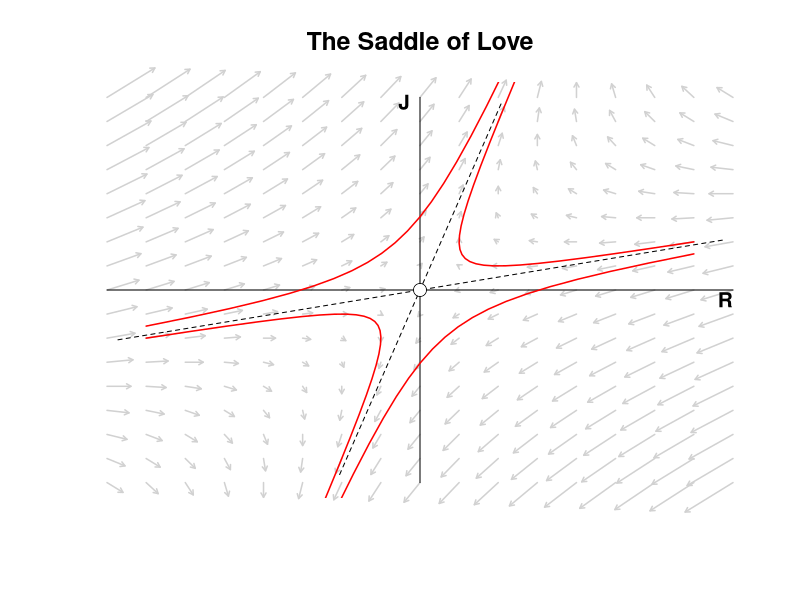
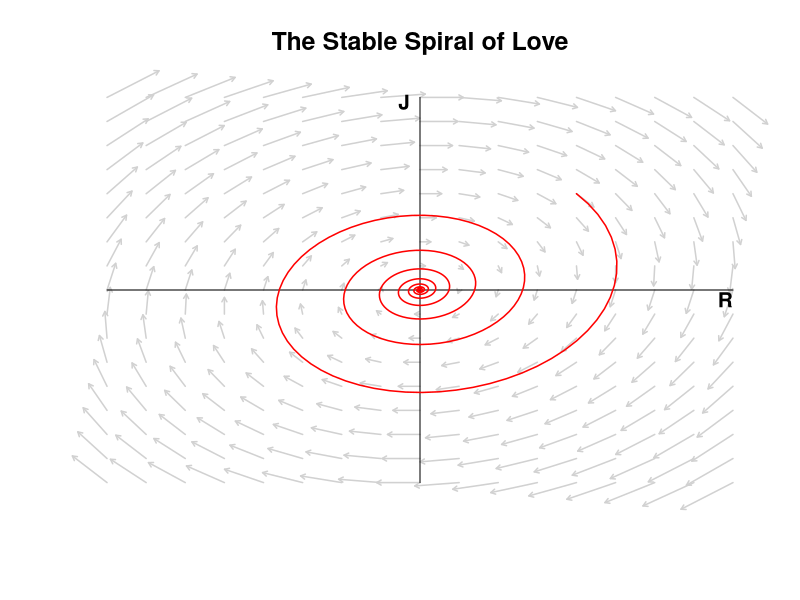
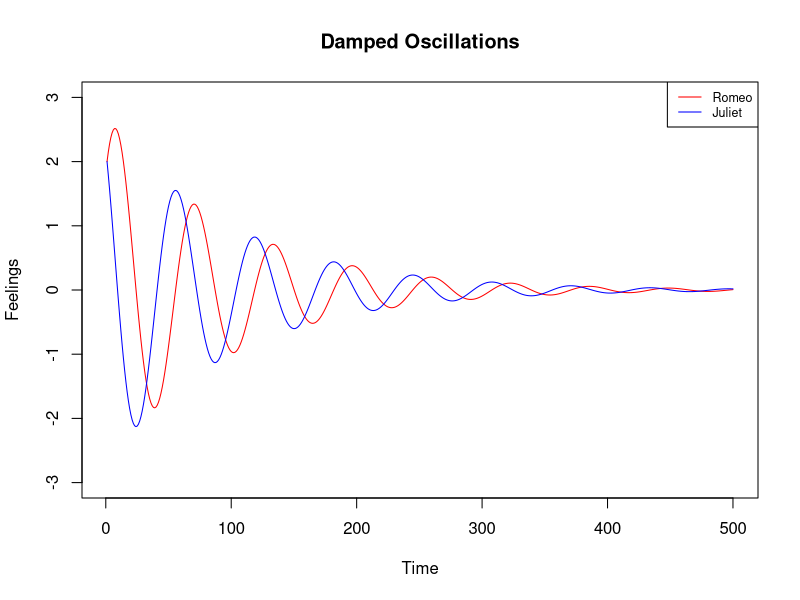
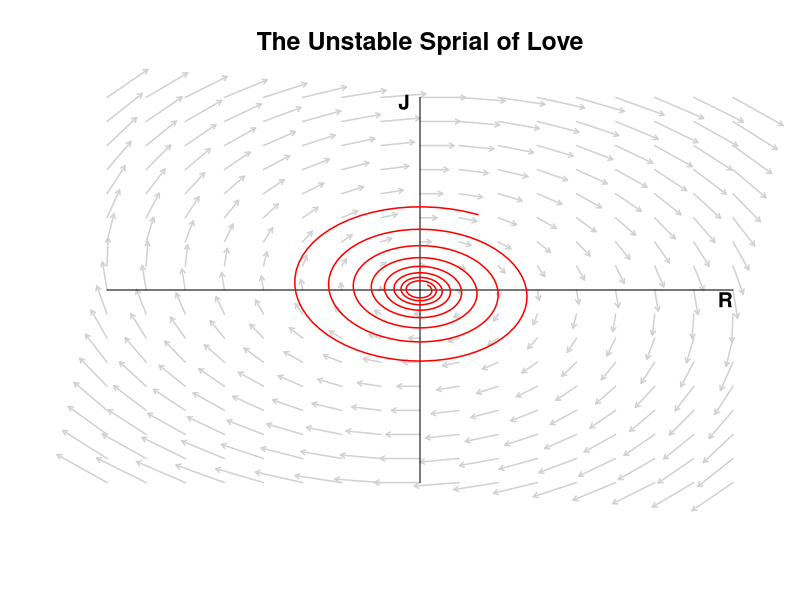
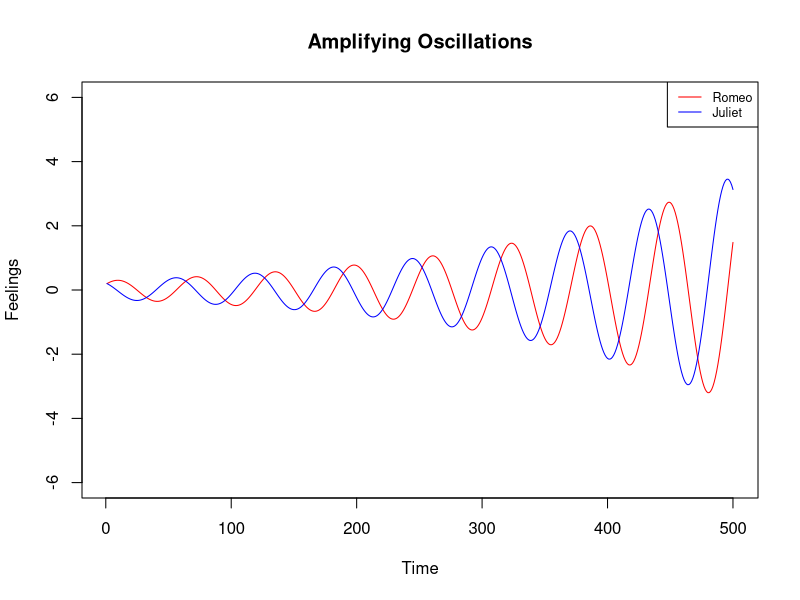

Source code (R) for these figures, in order:
# Math 5110 Final Project 
# December 14, 2021
# Emma Coates, Ann Despain, Carson Miller

# Solves linear systems of differential equations given matrix 'A' and 
#  intial conditions inits 
solve_linear <- function(A, inits = c(1, 1), tmax = 50, n = 500) {
  # compute eigenvectors and eigenvalues
  eig <- eigen(A)
  E <- eig$vectors
  lambdas <- eig$values
  
  # solve for the initial conditon
  C <- solve(E) %*% inits
  
  # create time steps
  ts <- seq(0, tmax, length.out = n)
  x <- matrix(0, nrow = n, ncol = ncol(A))
  
  for (i in seq(n)) {
    t <- ts[i]
    x[i, ] <- E %*% (C * exp(lambdas * t))
  }
  
  # Re drops the imaginary part ... more on that later!
  Re(x)
}


library('fields')
# Plots a vector field given matrix 'A' and plot title
plot_vector_field <- function(A, title = '', ...) {
  x <- seq(-4, 4, .50)
  y <- seq(-4, 4, .50)
  
  RJ <- as.matrix(expand.grid(x, y))
  dRJ <- t(A %*% t(RJ))
  
  plot(
    x, y, type = 'n', axes = FALSE,
    xlab = '', ylab = '', main = title, cex.main = 1.5, ...
  )
  
  arrow.plot(
    RJ, dRJ,
    arrow.ex = .1, length = .05, lwd = 1.5, col = 'gray82'
  )
  
  text(3.9, -.2, 'R', cex = 1.25, font = 2)
  text(-.2, 3.9, 'J', cex = 1.25, font = 2)
  lines(c(-4, 4), c(0, 0), lwd = 1)
  lines(c(0, 0), c(4, -4), lwd = 1)
}

# Plots eigenvectors on existing vector field given matrix A
plot_eigenvectors <- function(A, ...) {
  E <- eigen(A)$vectors * 4
  arrows(-E[1, 1], -E[2, 1], E[1, 1], E[2, 1], length = 0, lty = 2, ...)
  arrows(-E[1, 2], -E[2, 2], E[1, 2], E[2, 2], length = 0, lty = 2, ...)
}

# Adds solution to existing vector field given matrix A and initial   
# conditions inits
add_line <- function(A, inits) {
  lines(solve_linear(A, inits = inits), col = 'red', lwd = 1.5)
}

# The following lines reproduce the figure "The Saddle of Love" 
A <- cbind(c(-2, -1), c(1, 2))
plot_vector_field(A, title = 'The Saddle of Love')
plot_eigenvectors(A)

add_line(A, c(3.5, 1))
add_line(A, c(3.5, .75))
add_line(A, -c(3.5, 1))
add_line(A, -c(3.5, .75))

points(0, 0, cex = 1.7)
points(0, 0, cex = 2.2, col = 'white', pch = 20)

# The following lines reproduce the figure "The Stable Spiral of Love"
A <- cbind(c(-0.20, -1), c(1, 0))
plot_vector_field(A, title = 'The Stable Spiral of Love')
add_line(A, c(2,2))

# The following lines reproduce the figure "Damped Oscillations"
plot(seq(1,500,by=1), solve_linear(A,c(2,2))[,1], type = 'l', col='red', 
      xlab="Time", ylab="Feelings", ylim=c(-3,3))
lines(seq(1,500,by=1), solve_linear(A,c(2,2))[,2], type = 'l', col='blue')
title("Damped Oscillations")
legend("topright", c("Romeo", "Juliet"), col=c("red","blue"), lty=c(1,1), 
       cex=0.75)

# The following lines reproduce the figure "The Unstable Spiral of love"
A <- cbind(c(0.10, -1), c(1,0))
plot_vector_field(A, title = 'The Unstable Sprial of Love')
add_line(A, c(0.1,0.1))

# The following lines reproduce the figure "Amplifying Oscillations" 
plot(seq(1,500,by=1), solve_linear(A,c(0.2,0.2))[,1], type = 'l', col='red', 
      xlab="Time", ylab="Feelings", ylim=c(0-6,6))
lines(seq(1,500,by=1), solve_linear(A,c(0.2,0.2))[,2], type = 'l',col='blue')
title("Amplifying Oscillations")
legend("topright", c("Romeo", "Juliet"), col=c("red","blue"), lty=c(1,1), 
        cex=0.75)
